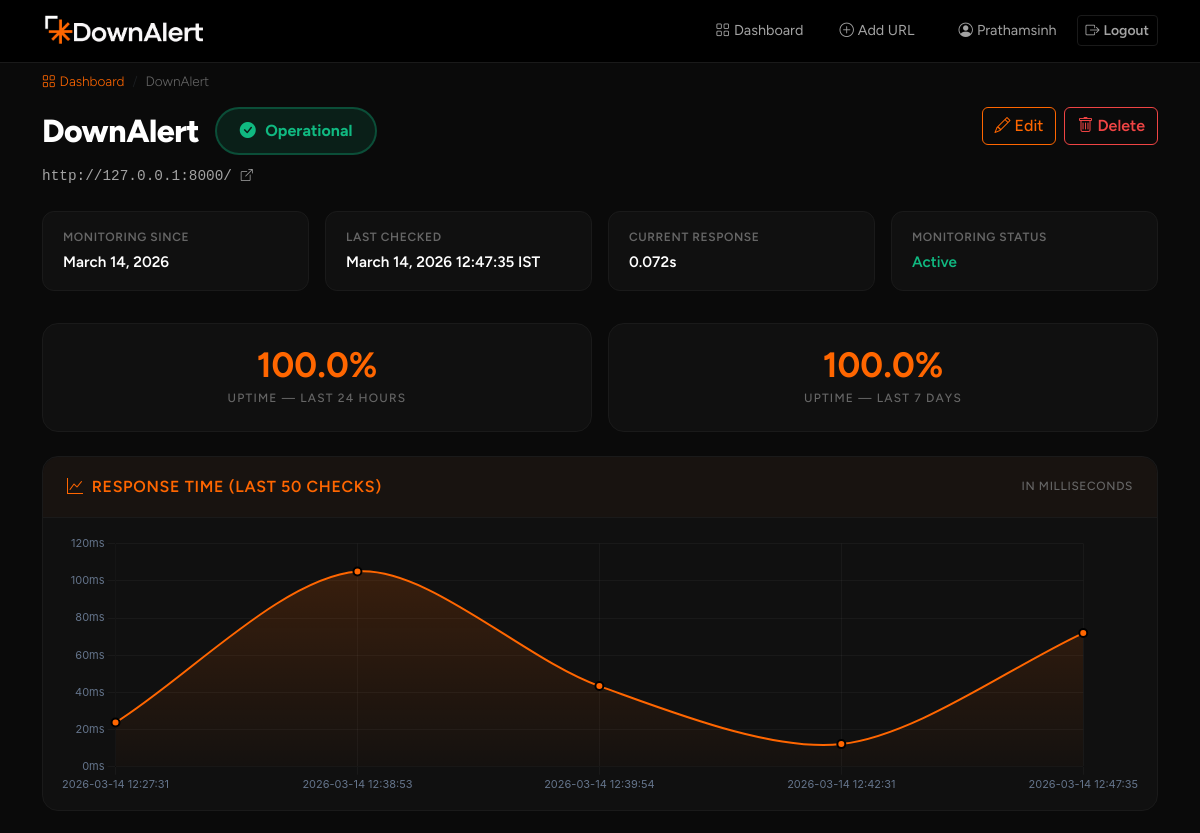
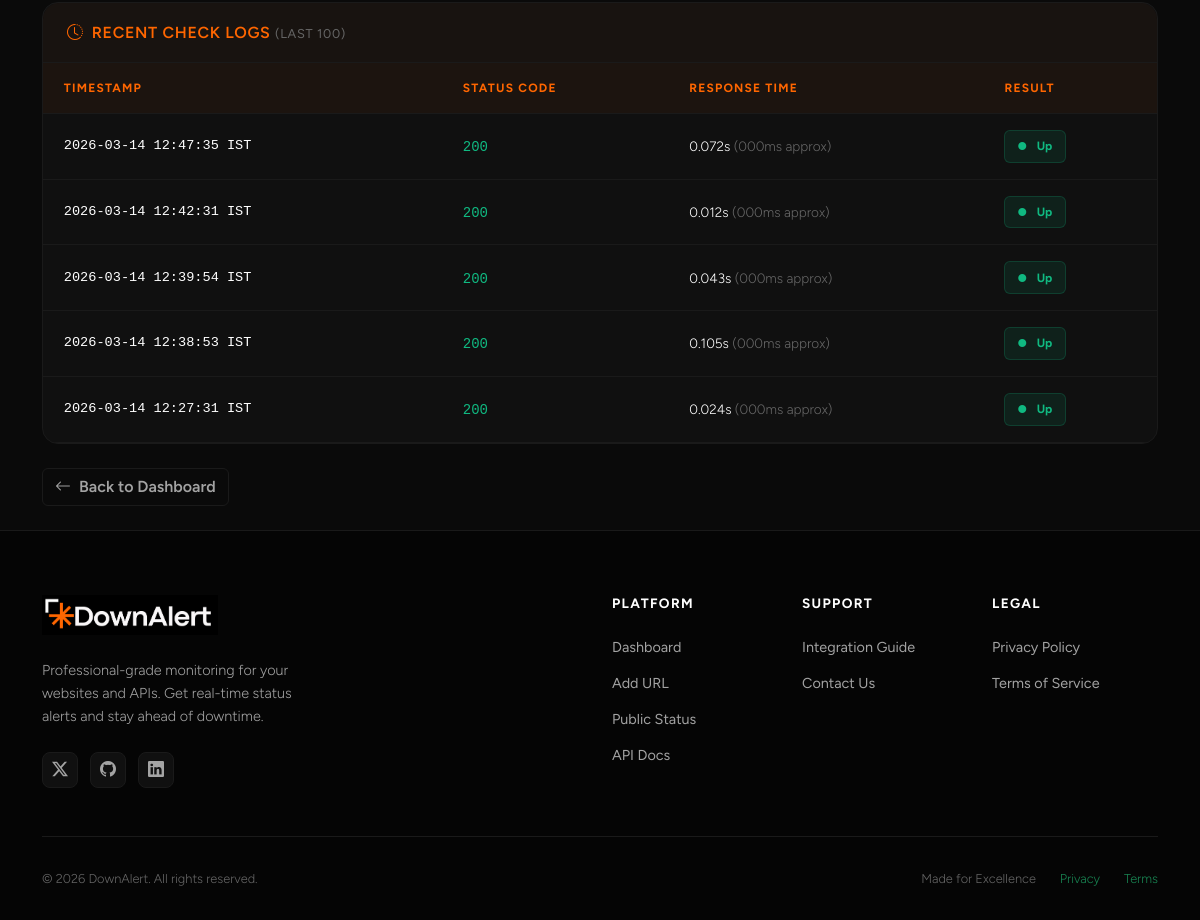
Screenshot of /urls/9/ (signed in) with the database file from the repository (2 pictures, top to bottom).
### monitor/models.py (models this page shows, shortened)
class MonitoredURL(models.Model):
    user = models.ForeignKey(User, on_delete=models.CASCADE, related_name='monitored_urls')
    name = models.CharField(max_length=100)
    url = models.URLField()
    is_active = models.BooleanField(default=True)
    created_at = models.DateTimeField(auto_now_add=True)
    last_checked = models.DateTimeField(null=True, blank=True)
    current_status = models.BooleanField(default=True)   # True=Up, False=Down
    current_response_time = models.FloatField(null=True, blank=True)
    def uptime_percentage(self, hours=24):
        from django.utils import timezone
        import datetime
        since = timezone.now() - datetime.timedelta(hours=hours)
        logs = self.logs.filter(timestamp__gte=since)
        total = logs.count()
        if total == 0:
            return None
        up = logs.filter(is_up=True).count()
        return round((up / total) * 100, 1)
    class Meta:
        ordering = ['-created_at']

class CheckLog(models.Model):
    monitored_url = models.ForeignKey(MonitoredURL, on_delete=models.CASCADE, related_name='logs')
    timestamp = models.DateTimeField(auto_now_add=True)
    status_code = models.IntegerField(null=True, blank=True)
    response_time = models.FloatField()   # seconds
    is_up = models.BooleanField()
    class Meta:
        ordering = ['-timestamp']

### monitor/views.py (the view)
# urls.py: path('urls/<int:pk>/', views.url_detail, name='url_detail'),
@login_required
def url_detail(request, pk):
    monitored_url = get_object_or_404(MonitoredURL, pk=pk, user=request.user)
    logs = monitored_url.logs.all()[:100]
    uptime_24h = monitored_url.uptime_percentage(hours=24)
    uptime_7d = monitored_url.uptime_percentage(hours=168)
    chart_logs = list(monitored_url.logs.all()[:50])
    chart_logs.reverse()
    chart_data = [
        {
            'timestamp': localtime(log.timestamp).strftime('%Y-%m-%d %H:%M:%S'),
            'response_time': round(log.response_time * 1000, 1),  # ms
        }
        for log in chart_logs
    ]
    context = {
        'monitored_url': monitored_url,
        'logs': logs,
        'uptime_24h': uptime_24h,
        'uptime_7d': uptime_7d,
        'chart_data_json': json.dumps(chart_data),
        'has_logs': len(chart_logs) > 0,
    }
    return render(request, 'monitor/url_detail.html', context)

### monitor/templates/monitor/url_detail.html (shortened to what this page needs)
{% extends 'monitor/base.html' %}
{% block content %}
<div class="container pt-2 pb-4">
  <nav aria-label="breadcrumb" class="mb-3">
    <ol class="breadcrumb" style="background:none; padding:0; margin:0; font-size:0.85rem;">
      <li class="breadcrumb-item">
        <a href="{% url 'dashboard' %}" style="color: var(--brand-primary); text-decoration:none;">
          <i class="bi bi-grid me-1"></i>Dashboard
        </a>
      </li>
      <li class="breadcrumb-item active" style="color: var(--text-muted);">{{ monitored_url.name }}</li>
    </ol>
  </nav>
  <div class="d-flex flex-wrap align-items-start justify-content-between gap-3 mb-4">
    <div>
      <div class="d-flex align-items-center gap-3 mb-2 flex-wrap">
        <h1 style="font-size: 2rem; font-weight: 800; margin: 0; letter-spacing: -0.5px;">
          {{ monitored_url.name }}
        </h1>
        {% if not monitored_url.is_active %}
          <span class="status-hero-badge paused">
            <i class="bi bi-pause-circle-fill"></i> Paused
          </span>
        {% elif monitored_url.current_status %}
          <span class="status-hero-badge up">
            <i class="bi bi-check-circle-fill"></i> Operational
          </span>
        {% else %}
          <span class="status-hero-badge down">
            <i class="bi bi-x-circle-fill"></i> Down
          </span>
        {% endif %}
      </div>
      <a href="{{ monitored_url.url }}" target="_blank" rel="noopener"
         style="color: var(--text-secondary); text-decoration:none; font-family: monospace; font-size: 0.9rem;">
        {{ monitored_url.url }}&nbsp;<i class="bi bi-box-arrow-up-right" style="font-size:0.75rem;"></i>
      </a>
    </div>
    <div class="d-flex gap-2">
      <a href="{% url 'url_edit' monitored_url.pk %}" class="btn btn-outline-primary" id="btn-edit-detail">
        <i class="bi bi-pencil me-1"></i>Edit
      </a>
      <a href="{% url 'url_delete' monitored_url.pk %}" class="btn btn-outline-danger" id="btn-delete-detail">
        <i class="bi bi-trash me-1"></i>Delete
      </a>
    </div>
  </div>
  <div class="info-grid">
    <div class="info-item">
      <div class="info-item-label">Monitoring Since</div>
      <div class="info-item-value">{{ monitored_url.created_at|date:"N j, Y" }}</div>
    </div>
    <div class="info-item">
      <div class="info-item-label">Last Checked</div>
      <div class="info-item-value">
        {% if monitored_url.last_checked %}{{ monitored_url.last_checked|date:"N j, Y H:i:s" }} IST{% else %}Never{% endif %}
      </div>
    </div>
    <div class="info-item">
      <div class="info-item-label">Current Response</div>
      <div class="info-item-value">
        {% if monitored_url.current_response_time is not None %}
          {{ monitored_url.current_response_time|floatformat:3 }}s
        {% else %}—{% endif %}
      </div>
    </div>
    <div class="info-item">
      <div class="info-item-label">Monitoring Status</div>
      <div class="info-item-value">
        {% if monitored_url.is_active %}
          <span style="color: var(--brand-success);">Active</span>
        {% else %}
          <span style="color: var(--text-muted);">Paused</span>
        {% endif %}
      </div>
    </div>
  </div>
  <div class="row g-3 mb-4">
    <div class="col-md-6">
      <div class="stat-card">
        {% if uptime_24h is not None %}
          <div class="stat-value">{{ uptime_24h }}%</div>
        {% else %}
          <div class="stat-value" style="font-size: 2rem;">—</div>
        {% endif %}
        <div class="stat-label">Uptime — Last 24 Hours</div>
      </div>
    </div>
    <div class="col-md-6">
      <div class="stat-card">
        {% if uptime_7d is not None %}
          <div class="stat-value">{{ uptime_7d }}%</div>
        {% else %}
          <div class="stat-value" style="font-size: 2rem;">—</div>
        {% endif %}
        <div class="stat-label">Uptime — Last 7 Days</div>
      </div>
    </div>
  </div>
  <div class="card mb-4">
    <div class="card-header d-flex align-items-center justify-content-between">
      <h5 class="mb-0" style="font-weight: 600; font-size: 1rem;">
        <i class="bi bi-graph-up me-2" style="color: var(--brand-primary);"></i>Response Time (last 50 checks)
      </h5>
      <small style="color: var(--text-muted);">in milliseconds</small>
    </div>
    <div class="card-body">
      <div class="chart-container" id="chart-wrapper">
        <canvas id="responseChart"></canvas>
      </div>
    </div>
  </div>
  <div class="card mb-4">
    <div class="card-header">
      <h5 class="mb-0" style="font-weight: 600; font-size: 1rem;">
        <i class="bi bi-clock-history me-2" style="color: var(--brand-primary);"></i>Recent Check Logs
        <span style="color: var(--text-muted); font-size:0.8rem; font-weight:400;">(last 100)</span>
      </h5>
    </div>
    <div class="log-table-wrapper">
      <table class="table mb-0" id="logs-table">
        <thead>
          <tr>
            <th>Timestamp</th>
            <th>Status Code</th>
            <th>Response Time</th>
            <th>Result</th>
          </tr>
        </thead>
        <tbody>
          {% for log in logs %}
          <tr>
            <td style="font-size: 0.85rem; color: var(--text-secondary); font-family: monospace;">
              {{ log.timestamp|date:"Y-m-d H:i:s" }} IST
            </td>
            <td>
              {% if log.status_code %}
                <code style="color: {% if log.is_up %}var(--brand-success){% else %}var(--brand-danger){% endif %};">
                  {{ log.status_code }}
                </code>
              {% else %}
                <span style="color: var(--text-muted);">—</span>
              {% endif %}
            </td>
            <td style="font-size: 0.85rem;">
              {{ log.response_time|floatformat:3 }}s
              <span style="color: var(--text-muted);">({{ log.response_time|floatformat:0 }}00ms approx)</span>
            </td>
            <td>
              {% if log.is_up %}
                <span class="badge-up"><i class="bi bi-circle-fill me-1" style="font-size:0.5rem;"></i>Up</span>
              {% else %}
                <span class="badge-down"><i class="bi bi-x-circle-fill me-1" style="font-size:0.75rem;"></i>Down</span>
              {% endif %}
            </td>
          </tr>
          {% endfor %}
        </tbody>
      </table>
    </div>
  </div>
  <a href="{% url 'dashboard' %}" class="btn btn-outline-secondary" id="btn-back-dashboard">
    <i class="bi bi-arrow-left me-2"></i>Back to Dashboard
  </a>
</div>
{% endblock %}
{% block extra_js %}
<script>
(function () {
  const chartData = {{ chart_data_json|safe }};
  const hasLogs = {{ has_logs|yesno:"true,false" }};
  if (!hasLogs) return;  // overlay is already shown
  const labels = chartData.map(d => d.timestamp);
  const data   = chartData.map(d => d.response_time);
  const ctx = document.getElementById('responseChart').getContext('2d');
  // Gradient fill
  const gradient = ctx.createLinearGradient(0, 0, 0, 260);
  gradient.addColorStop(0, 'rgba(255, 102, 0, 0.2)');
  gradient.addColorStop(1, 'rgba(255, 102, 0, 0.0)');
  new Chart(ctx, {
    type: 'line',
    data: {
      labels: labels,
      datasets: [{
        label: 'Response Time (ms)',
        data: data,
        borderColor: '#ff6600',
        backgroundColor: gradient,
        borderWidth: 2,
        pointBackgroundColor: '#ff6600',
        pointBorderColor: '#000000',
        pointBorderWidth: 2,
        pointRadius: 4,
        pointHoverRadius: 6,
        tension: 0.3,
        fill: true,
      }]
    },
    options: {
      responsive: true,
      maintainAspectRatio: false,
      interaction: { mode: 'index', intersect: false },
      plugins: {
        legend: { display: false },
        tooltip: {
          backgroundColor: 'rgba(26, 26, 46, 0.95)',
          titleColor: '#e2e8f0',
          bodyColor: '#94a3b8',
          borderColor: '#2d2d4a',
          borderWidth: 1,
          padding: 12,
          callbacks: {
            label: function(ctx) {
              return '  ' + ctx.parsed.y + ' ms';
            }
          }
        }
      },
      scales: {
        x: {
          grid: { color: 'rgba(255,255,255,0.04)' },
          ticks: {
            color: '#64748b',
            maxTicksLimit: 8,
            font: { family: 'Inter', size: 11 },
            maxRotation: 30,
          }
        },
        y: {
          beginAtZero: true,
          grid: { color: 'rgba(255,255,255,0.04)' },
          ticks: {
            color: '#64748b',
            font: { family: 'Inter', size: 11 },
            callback: function(v) { return v + 'ms'; }
          }
        }
      }
    }
  });
})();
</script>
{% endblock %}

### monitor/templates/monitor/base.html (shortened to what this page needs)
{% load static %}
<!DOCTYPE html>
<html lang="en">
<head>
  <link href="https://cdn.jsdelivr.net/npm/bootstrap@5.3.2/dist/css/bootstrap.min.css" rel="stylesheet">
  <link href="https://cdn.jsdelivr.net/npm/bootstrap-icons@1.11.3/font/bootstrap-icons.min.css" rel="stylesheet">
</head>
<body>
  <nav class="navbar navbar-expand-lg sticky-top">
    <div class="container">
      <a class="navbar-brand d-flex align-items-center" href="{% url 'home' %}" style="padding: 0; margin-right: 1.5rem;">
        <img src="{% static 'monitor/images/downalert_logo.png' %}" alt="Logo" class="img-fluid" style="height: 38px; max-width: 200px; object-fit: contain;">
      </a>
      <div class="collapse navbar-collapse" id="navbarNav">
        <ul class="navbar-nav ms-auto align-items-center gap-1">
          {% if user.is_authenticated %}
          <li class="nav-item">
            <a class="nav-link" href="{% url 'dashboard' %}">
              <i class="bi bi-grid me-1"></i>Dashboard
            </a>
          </li>
          <li class="nav-item">
            <a class="nav-link" href="{% url 'url_add' %}">
              <i class="bi bi-plus-circle me-1"></i>Add URL
            </a>
          </li>
          <li class="nav-item ms-2">
            <a class="nav-link {% if request.resolver_match.url_name == 'profile' %}active{% endif %}"
              href="{% url 'profile' %}" style="-webkit-text-fill-color: unset;">
              <i class="bi bi-person-circle me-1"></i>{{ user.username }}
            </a>
          </li>
          <li class="nav-item">
            <form method="post" action="{% url 'logout' %}" class="d-inline">
              <button type="submit" class="btn btn-sm btn-outline-secondary">
                <i class="bi bi-box-arrow-right me-1"></i>Logout
              </button>
            </form>
          </li>
          {% endif %}
        </ul>
      </div>
    </div>
  </nav>
  <main>
    {% block content %}{% endblock %}
  </main>
  <footer>
    <div class="container">
      <div class="row gy-4">
        <div class="col-lg-4">
          <a href="{% url 'home' %}" class="footer-brand d-inline-block" style="margin-bottom: 1.5rem;">
            <img src="{% static 'monitor/images/downalert_logo.png' %}" alt="Logo" class="img-fluid" style="height: 40px; max-width: 200px; object-fit: contain;">
          </a>
          <p class="footer-tagline">
            Professional-grade monitoring for your websites and APIs. Get real-time status alerts and stay ahead of
            downtime.
          </p>
          <div class="mt-4">
            <a href="#" class="footer-social-link"><i class="bi bi-twitter-x"></i></a>
            <a href="#" class="footer-social-link"><i class="bi bi-github"></i></a>
            <a href="#" class="footer-social-link"><i class="bi bi-linkedin"></i></a>
          </div>
        </div>
        <div class="col-6 col-md-3 col-lg-2 ms-lg-auto">
          <h5 class="footer-heading">Platform</h5>
          <ul class="footer-links">
            <li><a href="{% url 'dashboard' %}">Dashboard</a></li>
            <li><a href="{% url 'url_add' %}">Add URL</a></li>
            <li><a href="{% url 'public_status' %}">Public Status</a></li>
            <li><a href="{% url 'api_docs' %}">API Docs</a></li>
          </ul>
        </div>
        <div class="col-6 col-md-3 col-lg-2">
          <h5 class="footer-heading">Support</h5>
          <ul class="footer-links">
            <li><a href="{% url 'integration_guide' %}">Integration Guide</a></li>
            <li><a href="{% url 'contact' %}">Contact Us</a></li>
          </ul>
        </div>
        <div class="col-lg-2">
          <h5 class="footer-heading">Legal</h5>
          <ul class="footer-links">
            <li><a href="{% url 'privacy' %}">Privacy Policy</a></li>
            <li><a href="{% url 'terms' %}">Terms of Service</a></li>
          </ul>
        </div>
      </div>
      <div class="footer-bottom">
        <div>&copy; {% now "Y" %} DownAlert. All rights reserved.</div>
        <div class="d-flex gap-4">
          <span>Made for Excellence</span>
          <a href="{% url 'privacy' %}" class="text-success text-decoration-none">Privacy</a>
          <a href="{% url 'terms' %}" class="text-success text-decoration-none">Terms</a>
        </div>
      </div>
    </div>
  </footer>
  {% block extra_js %}{% endblock %}
</body>
</html>

### monitor/templates/monitor/url_detail.html (style rules this page uses)
.chart-container { position: relative; height: 260px; width: 100%; }
.log-table-wrapper { max-height: 480px; overflow-y: auto; border-radius: 0 0 16px 16px; }
.status-hero-badge { display: inline-flex; align-items: center; gap: 0.6rem; padding: 0.6rem 1.4rem; border-radius: 999px; font-weight: 700; font-size: 1rem; }
.status-hero-badge.up { background: rgba(16, 185, 129, 0.12); border: 2px solid rgba(16, 185, 129, 0.3); color: var(--brand-success); }
.info-grid { display: grid; grid-template-columns: repeat(auto-fit, minmax(220px, 1fr)); gap: 1rem; margin-bottom: 2rem; }
.info-item { background: var(--dark-card); border: 1px solid var(--dark-border); border-radius: 12px; padding: 1rem 1.25rem; }
.info-item-label { font-size: 0.75rem; text-transform: uppercase; letter-spacing: 0.05em; color: var(--text-muted); margin-bottom: 0.3rem; font-weight: 600; }
.info-item-value { font-size: 0.95rem; font-weight: 600; color: var(--text-primary); word-break: break-all; }

### rows the page displays
MonitoredURL: name "DownAlert", url "http://127.0.0.1:8000/", created_at "March 14, 2026", last_checked "March 14, 2026 12:47:35", current_response_time "0.072"
CheckLog: timestamp "2026-03-14 12:47:35", status_code "200", response_time "0.072", response_time "0", is_up True (drawn)
CheckLog: timestamp "2026-03-14 12:42:31", status_code "200", response_time "0.012", response_time "0", is_up True (drawn)
CheckLog: timestamp "2026-03-14 12:39:54", status_code "200", response_time "0.043", response_time "0", is_up True (drawn)
CheckLog: timestamp "2026-03-14 12:38:53", status_code "200", response_time "0.105", response_time "0", is_up True (drawn)
CheckLog: timestamp "2026-03-14 12:27:31", status_code "200", response_time "0.024", response_time "0", is_up True (drawn)

### other values shown
{{ user.username }} "Prathamsinh"
{{ uptime_24h }} "100.0"
{{ uptime_7d }} "100.0"
